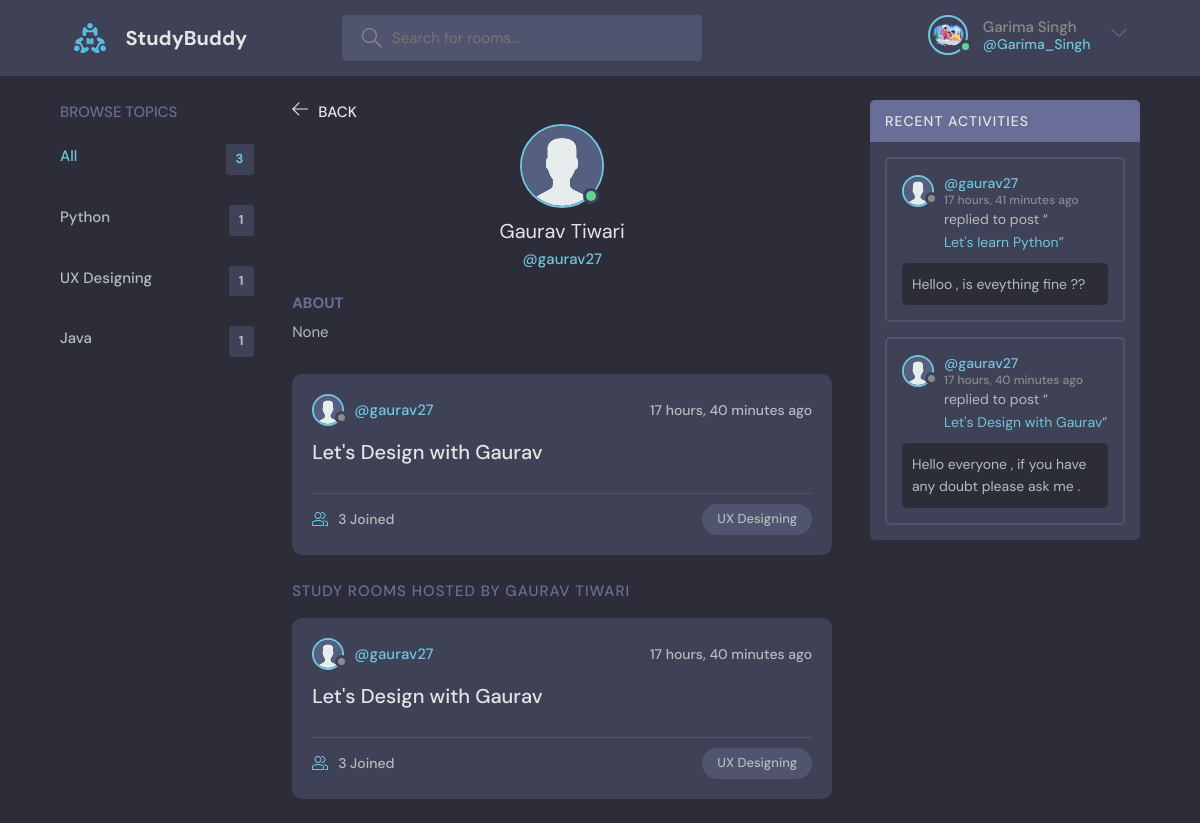
The page /profile/6/ (signed in) on the database as committed earlier.
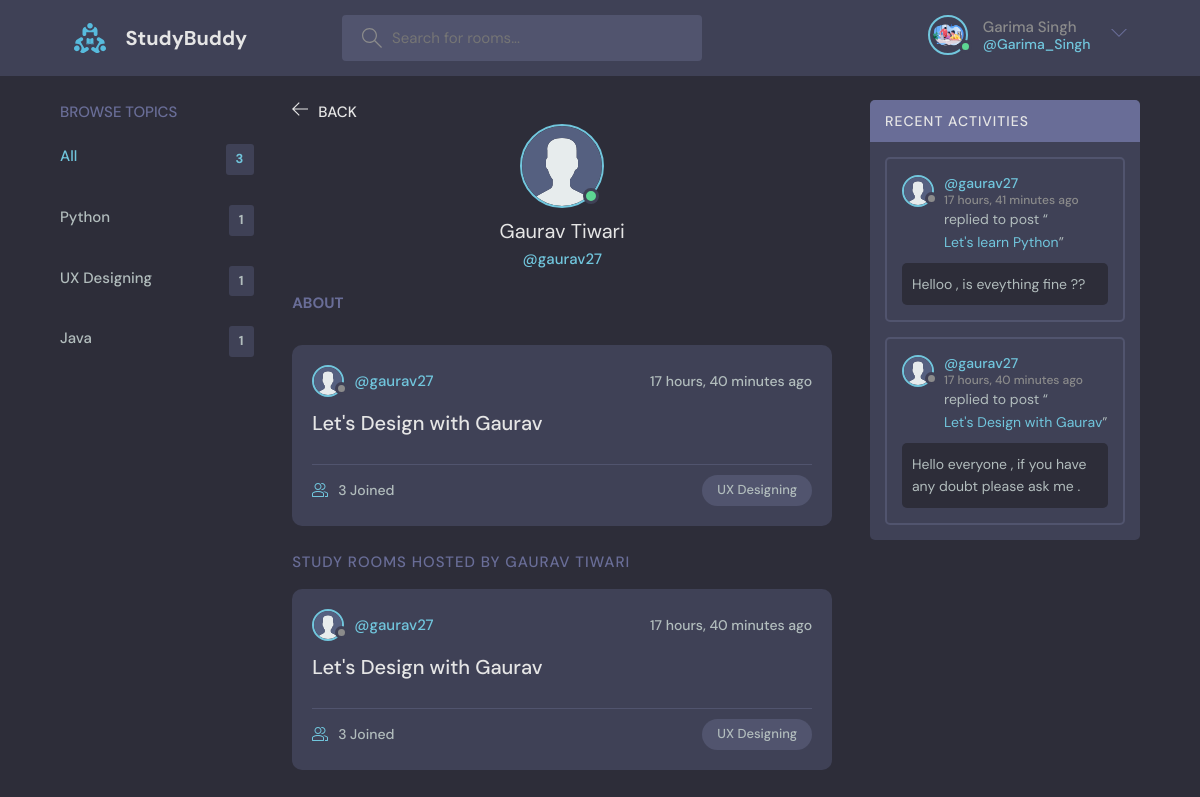
The same page on the database as committed later.
### base/models.py (models this page shows)
class User(AbstractUser) :
    full_name=models.CharField(max_length=250,null=True)   # with null=True , we can store null value but can not leave it blank
    username = models.CharField(max_length=200 , unique=True,null=True)
    email = models.EmailField(unique=True,null=True)
    bio = models.TextField(null=True,blank=True)
    avatar = models.ImageField(null=True , default='avatar.svg')
    USERNAME_FIELD = 'email'        # Users log in with email.
    REQUIRED_FIELDS = ['username']      # Username is still required during registration.
    def __str__(self):
        return self.username  # Ensures username is returned instead of email
    ''' When USERNAME_FIELD = 'email', Django’s authentication system expects the email for login.
        If you print request.user in the frontend, it might show the email because Django’s default __str__ method might be using USERNAME_FIELD.
        Explicitly defining __str__ to return self.username fixes this issue. '''

### base/views.py (the view)
# urls.py: path("profile/<str:pk>/", views.userProfile, name="profile"),
@login_required(login_url='login')
def userProfile(request,pk):
    user=User.objects.get(id=pk)
    rooms=user.room_set.all()
    topics=Topic.objects.all()
    room_messages=user.message_set.all()
    context={'user':user,'rooms':rooms,'room_messages':room_messages,'topics':topics}
    return render(request,'base/profile.html',context)

### base/models.py (called while the page is built)
    def __str__(self):
        return self.name

### base/templates/base/profile.html (shortened to what this page needs)
{% extends "base.html" %} {% block content %}
<main class="profile-page layout layout--3">
   <div class="container">
      {% include "base/topics_component.html" %}
     <div class="roomList">
      <div class="room__topLeft">
  <a href="{{request.META.HTTP_REFERER}}">
    <svg
      version="1.1"
      xmlns="http://www.w3.org/2000/svg"
      width="32"
      height="32"
      viewBox="0 0 32 32"
    >
      <title>arrow-left</title>
      <path
        d="M13.723 2.286l-13.723 13.714 13.719 13.714 1.616-1.611-10.96-10.96h27.625v-2.286h-27.625l10.965-10.965-1.616-1.607z"
      ></path>
    </svg>
  </a>
  <h3>Back</h3>
</div>
<div class="profile">
  <div class="profile__avatar">
    <div class="avatar avatar--large active">
      <img src="{{user.avatar.url}}" />
    </div>
  </div>
  <div class="profile__info">
    <h3>{{user.full_name}}</h3>
    <p>@{{user.username}}</p>
  </div>
  <div class="profile__about">
    <h3>About</h3>
    <p>
      {{user.bio}}
    </p>
  </div>
</div>
       {% include "base/feed_component.html" %}
       <div class="roomList__header">
         <div>
           <h2>Study Rooms Hosted by {{user.full_name}}</a>
           </h2>
         </div>
       </div>
       {% include "base/feed_component.html" %}
     </div>
     {% include "base/activity_component.html" %}
   </div>
 </main>
 {% endblock content %}

Rows that differ between the two databases and show on the page:
changed User "Gaurav Tiwari": bio "None" → (not shown)
